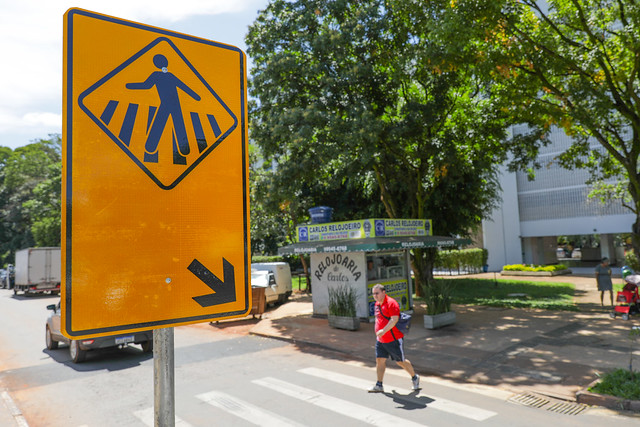
//> input picture Plates/placa_oficial.jpg, 640 x 427 px
$ ./main   (built with g++ and OpenCV 4)
//> lines starting //> are read from the running program, lines starting //| are printed output that depends on the picture; after the words box and inside, x2 and y2 are one past the last pixel; in counts of white or black regions, pixels touching at a corner belong together
#include <opencv2/imgcodecs.hpp>
#include <opencv2/highgui.hpp>
#include <opencv2/imgproc.hpp>
#include <opencv2/core.hpp>
#include <iostream>

int
main()
  {

  float w = 300, h = 500;
  std::string path = "./placa_oficial.jpg";
  cv::Mat img = cv::imread( path ), warp, img_cut;
//> img is the input picture: 427 rows x 640 cols, CV_8UC3; mean B, G, R 87.3, 121.2, 130.6

// v1= 62,12
// v3= 63,328
// v2= 2,51
// v4= 251,312

  cv::Point2f src[4] = {{64,7}, {245, 48}, {63,339}, {253,315}};
  cv::Point2f des[4] = {{0,0},{w,0},{0,h},{w,h}};


  cv::warpPerspective(img, warp, cv::getPerspectiveTransform( src, des ), cv::Size( w, h ) );
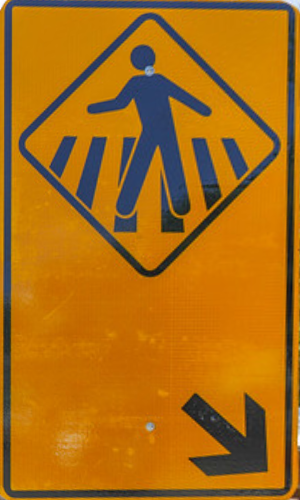
//> warp: 500 rows x 300 cols, CV_8UC3; mean B, G, R 19.7, 109.3, 172

  for(int i = 0; i < 4; i++)
    {
    cv::circle( img, cv::Point(src[i]), 10, cv::Scalar(0,0,0), 3);
    }
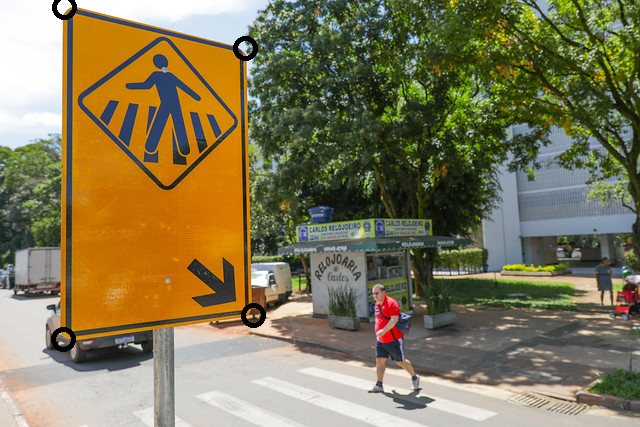
//> img: 427 rows x 640 cols, CV_8UC3; 0.43% of pixels changed, all inside (x1, y1, x2, y2) = (51, 0, 266, 352)

  cv::Rect cut ( 0, 2, w,h - 2 );

  img_cut = warp( cut );
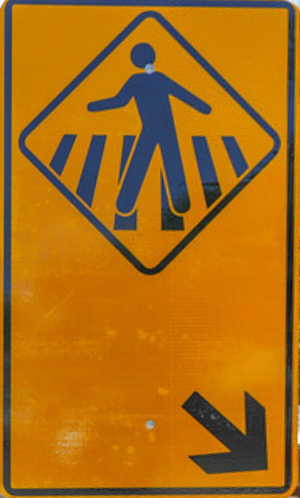
//> img_cut: 498 rows x 300 cols, CV_8UC3; mean B, G, R 19.4, 109.3, 172.2


  cv::imshow("Original", img);
  cv::imshow("Imagem Transformada", warp);
  cv::imshow("Imagem cortada", img_cut);
  cv::waitKey(0);
  return(0);
  }
